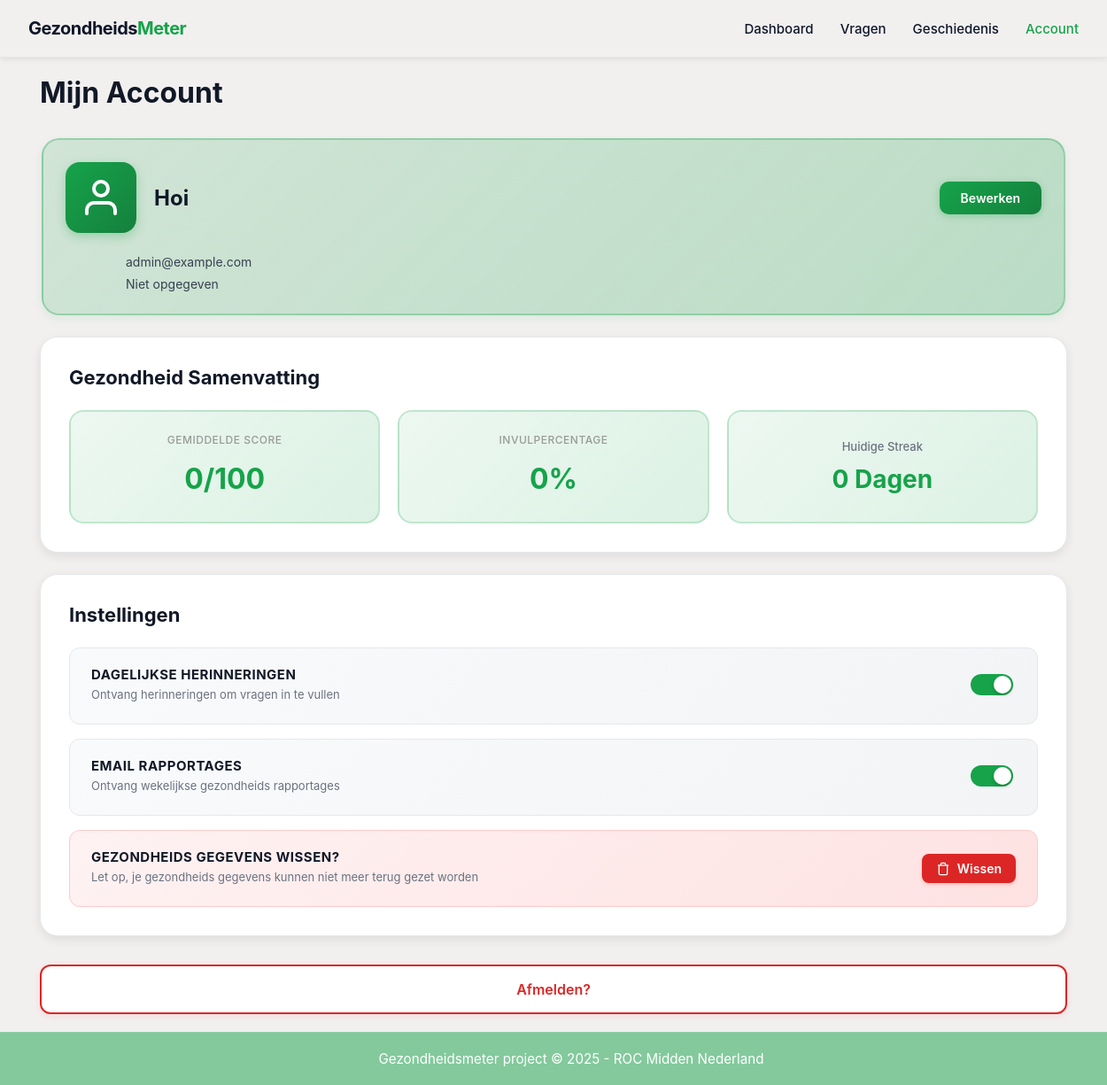
The app's page /pages/account.php (signed in) with its own data.
### tables this page shows
CREATE TABLE `users` (
  `id` bigint(20) UNSIGNED NOT NULL,
  `username` varchar(100) NOT NULL,
  `email` varchar(255) NOT NULL,
  `password_hash` varchar(255) NOT NULL,
  `is_admin` tinyint(1) NOT NULL DEFAULT 0,
  `display_name` varchar(150) DEFAULT NULL,
  `birthdate` date DEFAULT NULL,
  `gender` enum('male','female','other') DEFAULT NULL,
  `created_at` timestamp NOT NULL DEFAULT current_timestamp(),
  `last_login` timestamp NULL DEFAULT NULL,
  `is_active` tinyint(1) DEFAULT 1,
  `block_reason` text DEFAULT NULL,
  `deleted_at` timestamp NULL DEFAULT NULL
);

### src/models/User.php (called while the page is built, shortened)
<?php
require_once __DIR__ . '/../config/database.php';
class User
{
    public function __construct($data = [])
    {
        if ($data) {
            $this->username = $data['username'] ?? null;
            $this->email = $data['email'] ?? null;
            $this->gender = $data['gender'] ?? null;
            $this->created_at = $data['created_at'] ?? null;
        }
    }
    public static function findByIdStatic(int $id): ?self
    {
        $pdo = Database::getConnection();
        $stmt = $pdo->prepare('SELECT * FROM users WHERE id = ? LIMIT 1');
        $stmt->execute([$id]);
        $row = $stmt->fetch();
        return $row ? new self($row) : null;
    }
}

### src/config/database.php (called while the page is built)
<?php
class Database
{
    private static $pdo = null;
    public static function getConnection(): \PDO
    {
        if (self::$pdo instanceof \PDO) {
            return self::$pdo;
        }
        $host = getenv('DB_HOST') ?: 'db';
        $db   = getenv('DB_NAME') ?: 'gezondheidsmeter';
        $user = getenv('DB_USER') ?: 'gezond_user';
        $pass = getenv('DB_PASSWORD') ?: 'gezond_pass';
        $charset = 'utf8mb4';
        $dsn = "mysql:host=$host;dbname=$db;charset=$charset";
        $options = [
            \PDO::ATTR_ERRMODE            => \PDO::ERRMODE_EXCEPTION,
            \PDO::ATTR_DEFAULT_FETCH_MODE => \PDO::FETCH_ASSOC,
            \PDO::ATTR_EMULATE_PREPARES   => false,
        ];
        try {
            self::$pdo = new \PDO($dsn, $user, $pass, $options);
        } catch (\PDOException $e) {
            die("DB connection failed: " . $e->getMessage());
        }
        return self::$pdo;
    }
}

### pages/account.php (the view, shortened to what this page needs)
<?php
require_once __DIR__ . '/../src/models/User.php';
require_once __DIR__ . '/../src/config/database.php';
$user = User::findByIdStatic($_SESSION['user_id']);
$email = htmlspecialchars($user->email ?? '');
$username = htmlspecialchars($user->username ?? '');
$gender = htmlspecialchars($user->gender ?? '');
$pdo = Database::getConnection();
$stmt = $pdo->prepare("SELECT AVG(overall_score) FROM user_health_scores WHERE user_id = ?");
$stmt->execute([$user->id]);
$avgScore = round((float)$stmt->fetchColumn());
$createdAt = new DateTime($user->created_at ?? 'now');
$now = new DateTime();
$daysSinceSignup = max(1, $now->diff($createdAt)->days + 1);
$stmt = $pdo->prepare("SELECT COUNT(*) FROM daily_entries WHERE user_id = ? AND submitted_at IS NOT NULL");
$stmt->execute([$user->id]);
$submittedEntries = $stmt->fetchColumn();
$responseRate = min(100, round(($submittedEntries / $daysSinceSignup) * 100));
$currentStreak = 0;
?>
<!DOCTYPE html>
<html lang="nl">
<head>
    <link rel="stylesheet" href="../assets/css/style.css">
</head>
<body class="auth-page">
    <?php include __DIR__ . '/../components/navbar.php'; ?>
    <div class="dashboard-container">
        <div class="identity-bar">
            <h2>Mijn Account</h2>
            <div class="identity-card">
                <div class="identity-info1">
                    <div class="identity-details">
                        <div class="identity-icon">
                            <svg xmlns="http://www.w3.org/2000/svg" width="48" height="48" viewBox="0 0 24 24"
                                fill="none" stroke="currentColor" stroke-width="2" stroke-linecap="round"
                                stroke-linejoin="round">
                                <path d="M20 21v-2a4 4 0 0 0-4-4H8a4 4 0 0 0-4 4v2"></path>
                                <circle cx="12" cy="7" r="4"></circle>
                            </svg>
                        </div>
                        <div class="identity-username">
                            <?= htmlspecialchars($username) ?>
                        </div>
                    </div>
                    <div class="identity-button">
                        <button onclick="openEditModal()">Bewerken</button>
                    </div>
                </div>
                <div class="identity-info2">
                    <p><?= htmlspecialchars($email) ?></p>
                    <p><?= htmlspecialchars($gender ?: 'Niet opgegeven') ?></p>
                </div>
            </div>
        </div>
        <div class="account-summary">
            <div class="summary-header">
                <h3>Gezondheid Samenvatting</h3>
            </div>
            <div class="summary-content">
                <div class="summary-item">
                    <div class="score-label">Gemiddelde Score</div>
                    <div class="score-value"><?= $avgScore ?>/100</div>
                </div>
                <div class="summary-item">
                    <div class="score-label">Invulpercentage</div>
                    <div class="score-value"><?= $responseRate ?>%</div>
                </div>
                <div class="summary-item">
                    <div class="streak-label">Huidige Streak</div>
                    <div class="streak-value"><?= $currentStreak ?> Dagen</div>
                </div>
            </div>
        </div>
        <div class="account-inst">
            <div class="inst-header">
                <h3>Instellingen</h3>
            </div>
            <div class="inst-content">
                <div class="inst-item">
                    <div>
                        <div class="score-label"><strong>Dagelijkse Herinneringen</strong></div>
                        <div class="score-value">Ontvang herinneringen om vragen in te vullen</div>
                    </div>
                    <div>
                        <input type="checkbox" id="notifications" name="notifications" checked>
                    </div>
                </div>
                <div class="inst-item">
                    <div>
                        <div class="score-label"><strong>Email rapportages</strong></div>
                        <div class="score-value">Ontvang wekelijkse gezondheids rapportages</div>
                    </div>
                    <div>
                        <input type="checkbox" id="email-reports" name="email-reports" checked>
                    </div>
                </div>
                <div class="inst-item inst-item-danger">
                    <div>
                        <div class="score-label"><strong>Gezondheids gegevens wissen?</strong></div>
                        <div class="score-value">Let op, je gezondheids gegevens kunnen niet meer terug gezet worden
                        </div>
                    </div>
                    <div>
                        <button class="btn-delete-data" id="deleteHealthDataBtn">
                            <svg width="16" height="16" viewBox="0 0 24 24" fill="none" stroke="currentColor"
                                stroke-width="2">
                                <polyline points="3 6 5 6 21 6" />
                                <path
                                    d="M19 6v14a2 2 0 0 1-2 2H7a2 2 0 0 1-2-2V6m3 0V4a2 2 0 0 1 2-2h4a2 2 0 0 1 2 2v2" />
                            </svg>
                            Wissen
                        </button>
                    </div>
                </div>
            </div>
        </div>
        <button class="account-logout" onclick="window.location.href='logout.php'">Afmelden?</button>
    </div>
    <?php include __DIR__ . '/../components/footer.php'; ?>
</body>
</html>

### records on screen
users: username "Hoi", email "admin@example.com", gender "Niet opgegeven"

### other values on screen
$avgScore "0"
$responseRate "0"
$currentStreak "0"
